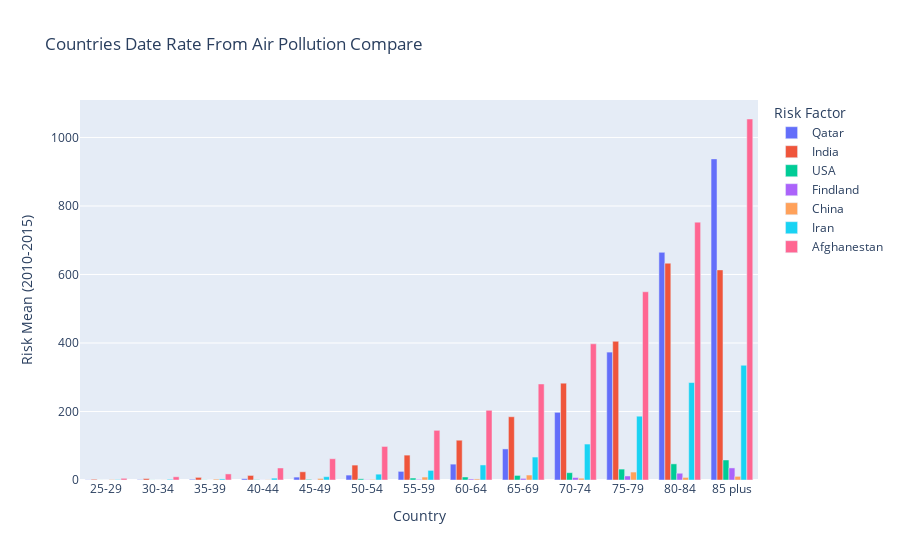

Notebook code cell kept with this figure:
### Code cell
fig_data = []
for name, code in l.items():

    country_states = (
        df[(df.location_clean == code)]
        .groupby(["location", "location_clean", "age"])
        .agg(
            val_sum=("val", "sum"),
            val_mean=("val", "mean"),
            val_first=("val", "min"),
            val_max=("val", "max"),
        )
        .sort_values(
            by="age", key=lambda x: x.str.split(" ", expand=True)[0].astype("int")
        )
        .reset_index()
    )
    fig_data.append(go.Bar(name=name, x=x_axis_label, y=country_states.val_mean))
# Change the bar mode
fig = go.Figure(data=fig_data)
fig.update_layout(
    barmode="group",
    xaxis_title="Country",
    yaxis_title="Risk Mean (2010-2015)",
    legend_title="Risk Factor",
    title="Countries Date Rate From Air Pollution Compare",
)
fig.show()

### Figure 1 — Plotly figure (JSON) as saved in the notebook; plotly's stock layout.template omitted (floating-point values rounded to 4 significant figures)
{"data": [{"name": "Qatar", "type": "bar", "x": ["25-29", "30-34", "35-39", "40-44", "45-49", "50-54", "55-59", "60-64", "65-69", "70-74", "75-79", "80-84", "85 plus"], "y": [0.576, 1.021, 2.04, 3.849, 8.466, 14.33, 25.13, 46.32, 90.74, 197.6, 373.4, 664.6, 937.5]}, {"name": "India", "type": "bar", "x": ["25-29", "30-34", "35-39", "40-44", "45-49", "50-54", "55-59", "60-64", "65-69", "70-74", "75-79", "80-84", "85 plus"], "y": [2.205, 4.279, 7.677, 13.31, 23.96, 43.51, 72.67, 116.2, 184.7, 282.6, 404.9, 632.9, 613.4]}, {"name": "USA", "type": "bar", "x": ["25-29", "30-34", "35-39", "40-44", "45-49", "50-54", "55-59", "60-64", "65-69", "70-74", "75-79", "80-84", "85 plus"], "y": [0.1311, 0.2609, 0.4845, 0.9613, 1.854, 3.522, 5.725, 8.775, 13.41, 21.39, 31.84, 47.13, 58.44]}, {"name": "Findland", "type": "bar", "x": ["25-29", "30-34", "35-39", "40-44", "45-49", "50-54", "55-59", "60-64", "65-69", "70-74", "75-79", "80-84", "85 plus"], "y": [0.03628, 0.06072, 0.1317, 0.2521, 0.5063, 0.9543, 1.777, 3.04, 4.658, 7.17, 11.78, 19.75, 35.26]}, {"name": "China", "type": "bar", "x": ["25-29", "30-34", "35-39", "40-44", "45-49", "50-54", "55-59", "60-64", "65-69", "70-74", "75-79", "80-84", "85 plus"], "y": [1.416, 0.3228, 2.641, 0.8046, 4.509, 1.775, 8.619, 3.163, 14.5, 5.223, 23.18, 7.536, 10.65, 38.95, 69.71, 15.54, 24.15, 117.8, 41.45, 217.3, 68.5, 367.7, 116.2, 644.0, 839.2, 202.7]}, {"name": "Iran", "type": "bar", "x": ["25-29", "30-34", "35-39", "40-44", "45-49", "50-54", "55-59", "60-64", "65-69", "70-74", "75-79", "80-84", "85 plus"], "y": [1.391, 2.093, 3.139, 5.411, 9.672, 17.04, 28.03, 43.94, 66.98, 104.9, 186.2, 284.5, 335.0]}, {"name": "Afghanestan", "type": "bar", "x": ["25-29", "30-34", "35-39", "40-44", "45-49", "50-54", "55-59", "60-64", "65-69", "70-74", "75-79", "80-84", "85 plus"], "y": [4.941, 9.362, 17.76, 35.08, 62.09, 97.95, 145.0, 203.5, 280.3, 397.5, 549.5, 752.8, 1054.0]}], "layout": {"barmode": "group", "legend": {"title": {"text": "Risk Factor"}}, "title": {"text": "Countries Date Rate From Air Pollution Compare"}, "xaxis": {"title": {"text": "Country"}}, "yaxis": {"title": {"text": "Risk Mean (2010-2015)"}}}}
